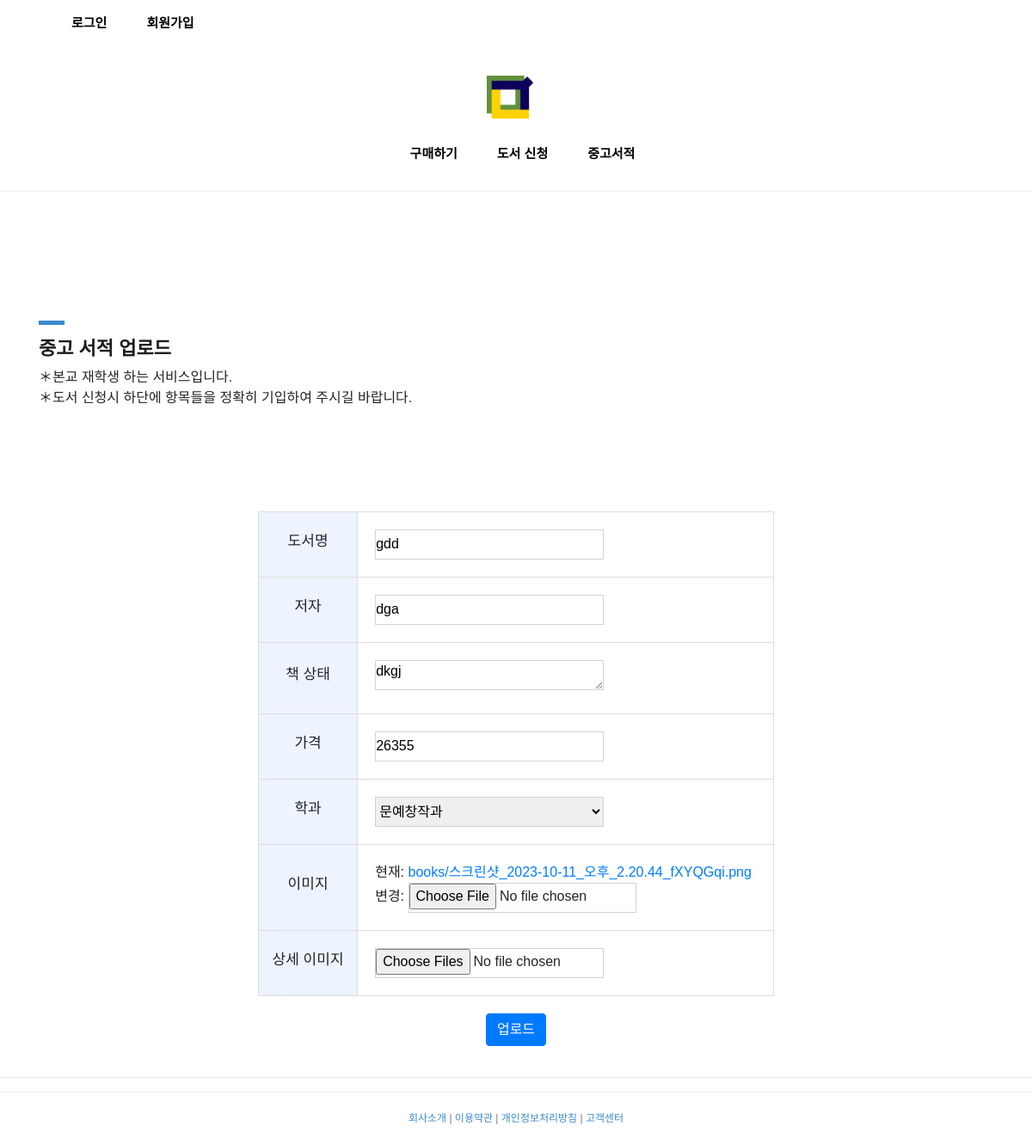
The app's page /used/edit_book/12 with its own data.
### used_book/models.py (models this page shows, shortened)
class UsedBook(models.Model):
    title = models.CharField(max_length=200)
    author = models.CharField(max_length=100)
    description = models.TextField()
    price = models.IntegerField()
    image = models.ImageField(upload_to='books/', null=True)
    detail_images = models.ManyToManyField(DetailImage)
    category = models.CharField(max_length=50, choices=[
        ('소프트웨어융합과', '소프트웨어융합과'),
        ('스마트IT과', '스마트IT과'),
        ('빅데이터과', '빅데이터과'),
        ('AI융합과', 'AI융합과'),
        ('패션디자인과', '패션디자인과'),
        ('세라믹디자인과', '세라믹디자인과'),
        ('니트패션디자인과', '니트패션디자인과'),
        ('산업디자인과', '산업디자인과'),
        ('문예창작과', '문예창작과'),
        ('인테리어디자인과', '인테리어디자인과'),
        ('식품영양과', '식품영양과'),
        ('스포츠건강관리과', '스포츠건강관리과'),
        ('유아교육과', '유아교육과'),
        ('보건행정과', '보건행정과'),
        ('호텔관광과', '호텔관광과'),
        ('실무영어과', '실무영어과'),
        ('서비스경영과', '서비스경영과'),
        ('비서인재과', '비서인재과'),
        ('실무일본어과', '실무일본어과'),
        ('실무중국어과', '실무중국어과'),
        ('외식산업과', '외식산업과'),
        ('세무회계과', '세무회계과'),
        ('행정실무과', '행정실무과'),
        ('항공과', '항공과'),
    ])
    user = models.ForeignKey(User, on_delete=models.CASCADE, null=False)

### used_book/views.py (the view)
# urls.py: path('/edit_book/<int:used_id>', views.edit_book, name='edit_book'),
def edit_book(request, used_id):
    used_book = get_object_or_404(UsedBook, pk=used_id)
    if request.method == 'POST':
        form = UsedBookForm(request.POST, request.FILES, instance=used_book)
        if form.is_valid():
            form = form.save(commit=False)
            form.detail_images.clear()
            form.save()
            detail_images = request.FILES.getlist('detail_images')
            for image in detail_images:
                detail_image = DetailImage.objects.create(image=image, used_book=form)
                form.detail_images.add(detail_image)
            return redirect('add_used_book_success')
    else:
        form = UsedBookForm(instance=used_book)
    return render(request, 'used_up.html', {'form': form, 'used_book': used_book})

### used_book/forms.py
class UsedBookForm(forms.ModelForm):
    detail_images = forms.FileField(widget=MultiFileInput, required=False)
    class Meta:
        model = UsedBook
        fields = ['title', 'author', 'description', 'price', 'image', 'category','detail_images']

### used_book/templates/used_up.html (shortened to what this page needs)
<!DOCTYPE html>
<html lang="en">
    {% extends 'base.html' %} {% block content %} {% load static %}
    <head>
        <link href="{% static 'web_app/vendor/bootstrap/css/bootstrap.min.css' %}" rel="stylesheet" />
        <link rel="stylesheet" href="{% static 'web_app/assets/css/fontawesome.css' %}" />
        <link rel="stylesheet" href="{% static 'web_app/assets/css/tooplate-main.css' %}" />
        <link rel="stylesheet" href="{% static 'web_app/assets/css/owl.css' %}" />
        <link rel="stylesheet" href="{% static 'web_app/assets/css/styles.css' %}" />
        <link rel="stylesheet" href="{% static 'web_app/assets/css/styles.css' %}" />
    </head>
    <br /><br /><br />
    <body class="page-specific">
        <div class="contact-page">
            <div class="container">
                <div class="row">
                    <div class="col-md-12">
                        <div class="section-heading">
                            <div class="line-dec"></div>
                            <h1>중고 서적 업로드</h1>
                            ＊본교 재학생 하는 서비스입니다.
                            <br />
                            ＊도서 신청시 하단에 항목들을 정확히 기입하여 주시길 바랍니다.
                        </div>
                    </div>
                </div>
            </div>
        </div>
        <form method="post" enctype="multipart/form-data">
            <table>
                <tr>
                    <td class="label-cell">
                        <label>도서명</label>
                    </td>
                    <td>{{ form.title }}</td>
                </tr>
                <tr>
                    <td class="label-cell">
                        <label>저자</label>
                    </td>
                    <td>{{ form.author }}</td>
                </tr>
                <tr>
                    <td class="label-cell">
                        <label>책 상태</label>
                    </td>
                    <td>{{ form.description }}</td>
                </tr>
                <tr>
                    <td class="label-cell">
                        <label>가격</label>
                    </td>
                    <td>{{ form.price }}</td>
                </tr>
                <tr>
                    <td class="label-cell">
                        <label>학과</label>
                    </td>
                    <td>{{ form.category }}</td>
                </tr>
                <tr>
                    <td class="label-cell">
                        <label>이미지</label>
                    </td>
                    <td>{{ form.image }}</td>
                </tr>
                <tr>
                    <td class="label-cell">
                        <label>상세 이미지</label>
                    </td>
                    <td>
                        <input type="file" name="detail_images" multiple />
                    </td>
                </tr>
            </table>
            <div class="add_btn">
                <a href="{% url 'used'%}"
                    ><button type="submit" class="btn btn-primary" onclick="showSuccessPopup()">업로드</button></a
                >
            </div>
        </form>
        <hr />
    </body>
    {% endblock %}

### book_store/static/web_app/assets/css/styles.css (style rules this page uses)
body { font-family: Arial; }
* { box-sizing: border-box; }
.add_btn { display: flex; justify-content: center; align-items: center; text-align: center; }
.label-cell { font-size: 17px; background-color: #edf3ff; padding: 10px; border-left: 1px solid #ddd; border-right: 1px solid #ddd; border-top: 1px solid #ddd; }
.label-cell label { display: flex; align-items: center; justify-content: center; }
.add_btn { text-align: right; padding-top: 20px; padding-bottom: 20px; }
* { margin: 0; padding: 0; }

### book_store/static/web_app/assets/css/tooplate-main.css (style rules this page uses)
body { font-family: 'Roboto', sans-serif; transition: all 0.5s; }
a { text-decoration: none!important; }
.section-heading { margin-top: 80px; margin-bottom: 40px; }
.section-heading .line-dec { width: 30px; height: 5px; background-color: #3a8bcd; }
.section-heading h1 { font-size: 22px; font-weight: 700; color: #1e1e1e; margin-top: 15px; }
.contact-page { margin-top: 50px; margin-bottom: 80px; }

### used_book/templates/used_up.html (style rules this page uses)
table { width: 50%; margin: 0 auto; }
label { padding: 5px; }
th, td { padding: 20px; text-align: left; border: 1px solid #ddd; }
input, select, textarea { width: 60%; height: 35px; border: 1px solid lightgray; }

### records on screen
UsedBook: title "gdd", author "dga", description "dkgj", price "26355", category "문예창작과"
